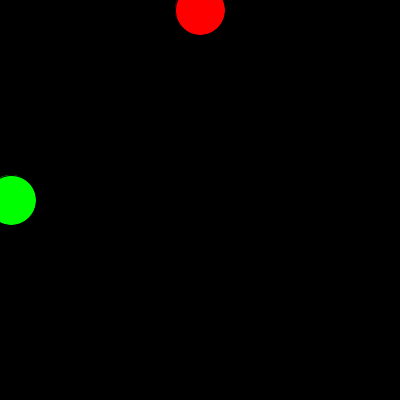
Frame 1 (no input)
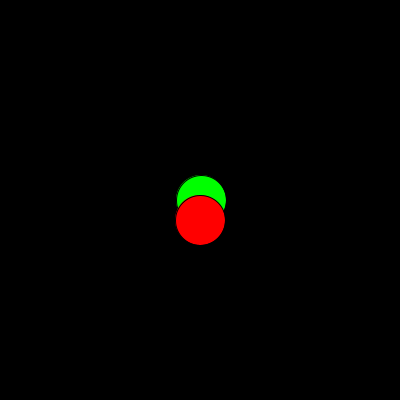
Frame 60 (the mouse pressed at the canvas centre just before this capture)
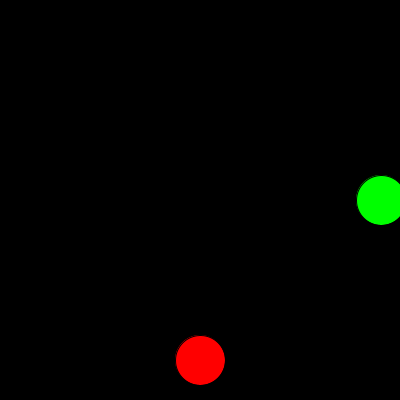
Frame 120 (the mouse held since frame 60 and released just before this capture)

The Processing sketch that drew these frames (run headless with seeded random() and noise(); from frame 60 on, the mouse is pressed at the canvas centre):

// Processing sketch: processing_38354
// ── processing_38354.pde

int x_position=1;
int x_speed=10;
int y_position=0;
int y_speed=10;


void setup() {
  size(400, 400);
}

void draw() {
  background(0);
  x_position=x_position+x_speed;
  fill(0,255,0);
  ellipse(x_position, 200, 50, 50);


  //if the green ball reached the right side of the screen
  if (x_position>400) {
    //then the ball changes direction
    x_speed=-10;
    ellipse(x_position, 200, 50, 50);
  }
  //if the green ball reached the left side of the screen
  if (x_position<0) {
    //then the ball changes direction
    x_speed=10;
    ellipse(x_position, 200, 50, 50);
  }

y_position=y_position+y_speed;
fill(255,0,0);
ellipse(200,y_position,50,50);

//if the red ball reach the bottom of the screen
if(y_position>400) {
//then the red ball change direction
y_speed=-10;
ellipse(200,y_position,50,50);
}

//if the red ball reached the top of the screen
if(y_position<0){
//then the red ball changes direction
y_speed=10;
ellipse(200,y_position,50,50);
}


}
       
